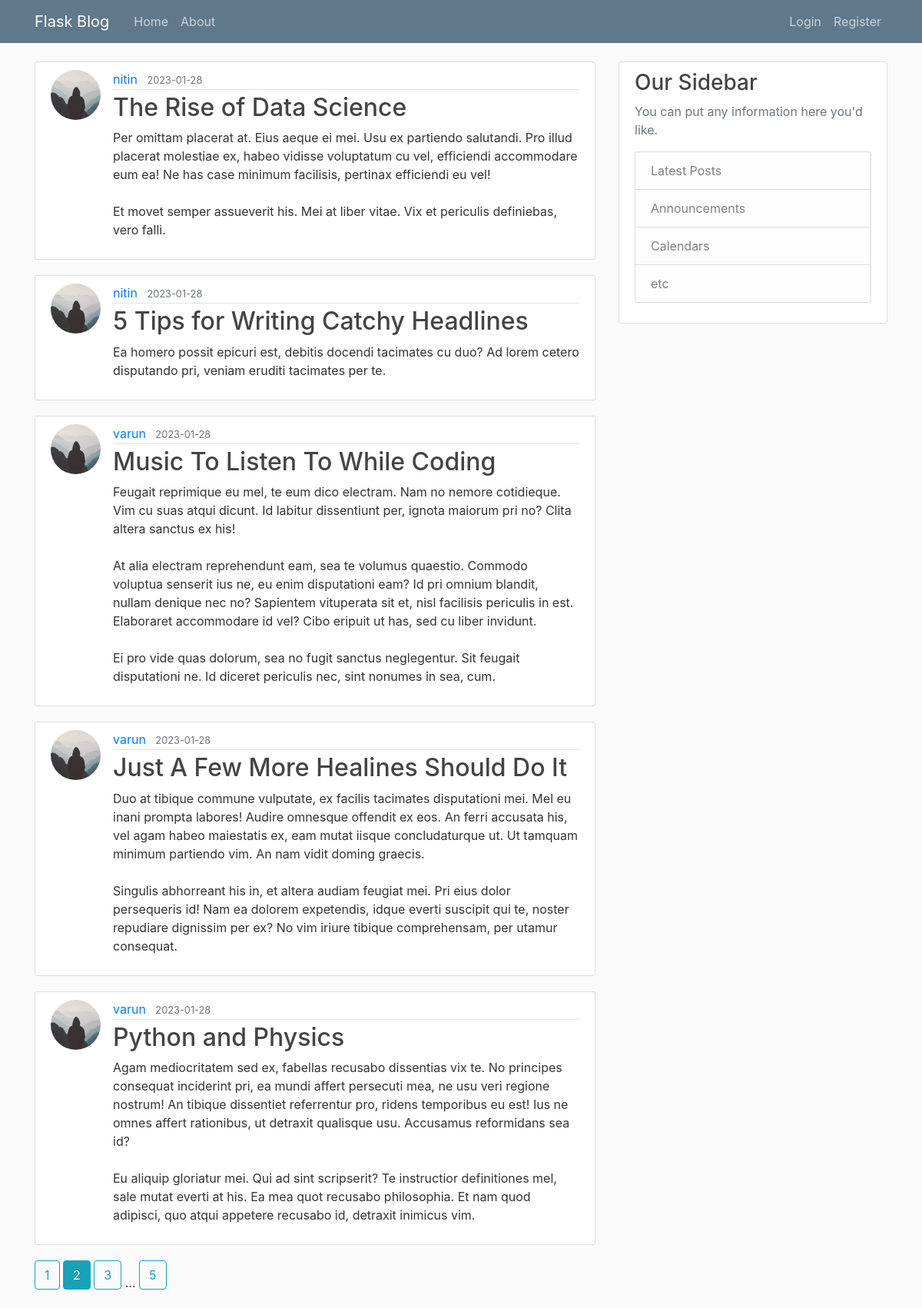
The page /home?page=2 on the database its author committed.
### flaskblog/models.py (models this page shows, shortened)
class Post(db.Model, UserMixin):
    id = db.Column(db.Integer, primary_key=True)
    title = db.Column(db.String(100), nullable=False)
    date_posted = db.Column(db.DateTime, nullable=False, default=datetime.utcnow)
    content = db.Column(db.Text, nullable=False)
    user_id = db.Column(db.Integer, db.ForeignKey('user.id'), nullable=False)

class User(db.Model, UserMixin):
    id = db.Column(db.Integer, primary_key=True)
    username = db.Column(db.String(20), unique=True, nullable=False)
    email = db.Column(db.String(120), unique=True, nullable=False)
    image_file = db.Column(db.String(20), nullable=False, default='default.jpg')
    password = db.Column(db.String(60), nullable=False)
    posts = db.relationship('Post', backref='author', lazy=True)

### flaskblog/main/routes.py (the view)
@main.route("/")
@main.route("/home")
def home():
    page = request.args.get('page', 1, type=int)
    posts = Post.query.order_by(Post.date_posted.desc()).paginate(per_page=5, page=page)
    return render_template('home.html', posts=posts)

### flaskblog/templates/home.html
{% extends "layout.html" %}
{% block content %}
    {% for post in posts.items %}
        <article class="media content-section">
          <img src="{{ url_for('static', filename='profile_pics/' + post.author.image_file) }}" alt="" class="rounded-circle article-img">
          <div class="media-body">
            <div class="article-metadata">
              <a class="mr-2" href="{{url_for('users.user_posts', username=post.author.username)}}">{{ post.author.username }}</a>
              <small class="text-muted">{{ post.date_posted.strftime('%Y-%m-%d') }}</small>
            </div>
            <h2><a class="article-title" href="{{ url_for('posts.post', post_id=post.id) }}">{{ post.title }}</a></h2>
            <p class="article-content">{{ post.content }}</p>
          </div>
        </article>
    {% endfor %}
    {% for page_num in posts.iter_pages(left_edge=1, right_edge=1, left_current=1, right_current=1) %}
        {% if page_num %}
          {% if posts.page == page_num%}
            <a href="{{ url_for('main.home', page=page_num) }}" class="btn btn-info mb-4">{{page_num}}</a>
          {% else %}
            <a href="{{ url_for('main.home', page=page_num) }}" class="btn btn-outline-info mb-4">{{page_num}}</a>
          {% endif %}
        {% else %}
          ...
        {% endif %}
    {% endfor %}
{% endblock content %}

### flaskblog/static/main.css (style rules this page uses)
body { background: #fafafa; color: #333333; margin-top: 5rem; }
h1, h2, h3, h4, h5, h6 { color: #444444; }
.content-section { background: #ffffff; padding: 10px 20px; border: 1px solid #dddddd; border-radius: 3px; margin-bottom: 20px; }
.article-title { color: #444444; }
.article-content { white-space: pre-line; }
.article-img { height: 65px; width: 65px; margin-right: 16px; }
.article-metadata { padding-bottom: 1px; margin-bottom: 4px; border-bottom: 1px solid #e3e3e3 }

### rows shown on the page
Post: image_file (placeholder picture), author.username "nitin", date_posted "2023-01-28", title "The Rise of Data Science", content "Per omittam placerat at. Eius aeque ei mei. Usu ex partiendo salutandi. Pro illud placerat molestiae ex, habeo vidisse voluptatum cu vel, efficiendi accommodare eum ea! Ne has case minimum facilisis, pertinax efficiendi eu vel! Et movet semper assueverit his. Mei at liber vitae. Vix et periculis definiebas, vero falli."
Post: image_file (placeholder picture), author.username "nitin", date_posted "2023-01-28", title "5 Tips for Writing Catchy Headlines", content "Ea homero possit epicuri est, debitis docendi tacimates cu duo? Ad lorem cetero disputando pri, veniam eruditi tacimates per te."
Post: image_file (placeholder picture), author.username "varun", date_posted "2023-01-28", title "Music To Listen To While Coding", content "Feugait reprimique eu mel, te eum dico electram. Nam no nemore cotidieque. Vim cu suas atqui dicunt. Id labitur dissentiunt per, ignota maiorum pri no? Clita altera sanctus ex his! At alia electram reprehendunt eam, sea te volumus quaestio. Commodo voluptua senserit ius ne, eu enim disputationi eam? Id pri omnium blandit, nullam denique nec no? Sapientem vituperata sit et, nisl facilisis periculis in est. Elaboraret accommodare id vel? Cibo eripuit ut has, sed cu liber invidunt. Ei pro vide quas dolorum, sea no fugit sanctus neglegentur. Sit feugait disputationi ne. Id diceret periculis nec, sint nonumes in sea, cum."
Post: image_file (placeholder picture), author.username "varun", date_posted "2023-01-28", title "Just A Few More Healines Should Do It", content "Duo at tibique commune vulputate, ex facilis tacimates disputationi mei. Mel eu inani prompta labores! Audire omnesque offendit ex eos. An ferri accusata his, vel agam habeo maiestatis ex, eam mutat iisque concludaturque ut. Ut tamquam minimum partiendo vim. An nam vidit doming graecis. Singulis abhorreant his in, et altera audiam feugiat mei. Pri eius dolor persequeris id! Nam ea dolorem expetendis, idque everti suscipit qui te, noster repudiare dignissim per ex? No vim iriure tibique comprehensam, per utamur consequat."
Post: image_file (placeholder picture), author.username "varun", date_posted "2023-01-28", title "Python and Physics", content "Agam mediocritatem sed ex, fabellas recusabo dissentias vix te. No principes consequat inciderint pri, ea mundi affert persecuti mea, ne usu veri regione nostrum! An tibique dissentiet referrentur pro, ridens temporibus eu est! Ius ne omnes affert rationibus, ut detraxit qualisque usu. Accusamus reformidans sea id? Eu aliquip gloriatur mei. Qui ad sint scripserit? Te instructior definitiones mel, sale mutat everti at his. Ea mea quot recusabo philosophia. Et nam quod adipisci, quo atqui appetere recusabo id, detraxit inimicus vim."

### other values the page prints
{{ page_num }} "1" "3" "5"
{{ page_num }} "2"
